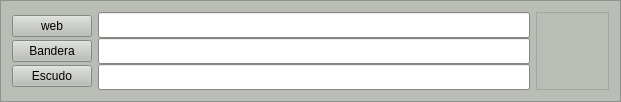
      <widget class="QFrame" name="frame_7">
       <property name="geometry">
        <rect>
         <x>620</x>
         <y>270</y>
         <width>621</width>
         <height>99</height>
        </rect>
       </property>
       <property name="palette">
        <palette>
         <active>
          <colorrole role="WindowText">
           <brush brushstyle="SolidPattern">
            <color alpha="255">
             <red>0</red>
             <green>0</green>
             <blue>0</blue>
            </color>
           </brush>
          </colorrole>
          <colorrole role="Button">
           <brush brushstyle="SolidPattern">
            <color alpha="255">
             <red>186</red>
             <green>189</green>
             <blue>182</blue>
            </color>
           </brush>
          </colorrole>
          <colorrole role="Light">
           <brush brushstyle="SolidPattern">
            <color alpha="255">
             <red>255</red>
             <green>255</green>
             <blue>255</blue>
            </color>
           </brush>
          </colorrole>
          <colorrole role="Midlight">
           <brush brushstyle="SolidPattern">
            <color alpha="255">
             <red>220</red>
             <green>222</green>
             <blue>218</blue>
            </color>
           </brush>
          </colorrole>
          <colorrole role="Dark">
           <brush brushstyle="SolidPattern">
            <color alpha="255">
             <red>93</red>
             <green>94</green>
             <blue>91</blue>
            </color>
           </brush>
          </colorrole>
          <colorrole role="Mid">
           <brush brushstyle="SolidPattern">
            <color alpha="255">
             <red>124</red>
             <green>126</green>
             <blue>121</blue>
            </color>
           </brush>
          </colorrole>
          <colorrole role="Text">
           <brush brushstyle="SolidPattern">
            <color alpha="255">
             <red>0</red>
             <green>0</green>
             <blue>0</blue>
            </color>
           </brush>
          </colorrole>
          <colorrole role="BrightText">
           <brush brushstyle="SolidPattern">
            <color alpha="255">
             <red>255</red>
             <green>255</green>
             <blue>255</blue>
            </color>
           </brush>
          </colorrole>
          <colorrole role="ButtonText">
           <brush brushstyle="SolidPattern">
            <color alpha="255">
             <red>0</red>
             <green>0</green>
             <blue>0</blue>
            </color>
           </brush>
          </colorrole>
          <colorrole role="Base">
           <brush brushstyle="SolidPattern">
            <color alpha="255">
             <red>255</red>
             <green>255</green>
             <blue>255</blue>
            </color>
           </brush>
          </colorrole>
          <colorrole role="Window">
           <brush brushstyle="SolidPattern">
            <color alpha="255">
             <red>186</red>
             <green>189</green>
             <blue>182</blue>
            </color>
           </brush>
          </colorrole>
          <colorrole role="Shadow">
           <brush brushstyle="SolidPattern">
            <color alpha="255">
             <red>0</red>
             <green>0</green>
             <blue>0</blue>
            </color>
           </brush>
          </colorrole>
          <colorrole role="AlternateBase">
           <brush brushstyle="SolidPattern">
            <color alpha="255">
             <red>220</red>
             <green>222</green>
             <blue>218</blue>
            </color>
           </brush>
          </colorrole>
          <colorrole role="ToolTipBase">
           <brush brushstyle="SolidPattern">
            <color alpha="255">
             <red>255</red>
             <green>255</green>
             <blue>220</blue>
            </color>
           </brush>
          </colorrole>
          <colorrole role="ToolTipText">
           <brush brushstyle="SolidPattern">
            <color alpha="255">
             <red>0</red>
             <green>0</green>
             <blue>0</blue>
            </color>
           </brush>
          </colorrole>
         </active>
         <inactive>
          <colorrole role="WindowText">
           <brush brushstyle="SolidPattern">
            <color alpha="255">
             <red>0</red>
             <green>0</green>
             <blue>0</blue>
            </color>
           </brush>
          </colorrole>
          <colorrole role="Button">
           <brush brushstyle="SolidPattern">
            <color alpha="255">
             <red>186</red>
             <green>189</green>
             <blue>182</blue>
            </color>
           </brush>
          </colorrole>
          <colorrole role="Light">
           <brush brushstyle="SolidPattern">
            <color alpha="255">
             <red>255</red>
             <green>255</green>
             <blue>255</blue>
            </color>
           </brush>
          </colorrole>
          <colorrole role="Midlight">
           <brush brushstyle="SolidPattern">
            <color alpha="255">
             <red>220</red>
             <green>222</green>
             <blue>218</blue>
            </color>
           </brush>
          </colorrole>
          <colorrole role="Dark">
           <brush brushstyle="SolidPattern">
            <color alpha="255">
             <red>93</red>
             <green>94</green>
             <blue>91</blue>
            </color>
           </brush>
          </colorrole>
          <colorrole role="Mid">
           <brush brushstyle="SolidPattern">
            <color alpha="255">
             <red>124</red>
             <green>126</green>
             <blue>121</blue>
            </color>
           </brush>
          </colorrole>
          <colorrole role="Text">
           <brush brushstyle="SolidPattern">
            <color alpha="255">
             <red>0</red>
             <green>0</green>
             <blue>0</blue>
            </color>
           </brush>
          </colorrole>
          <colorrole role="BrightText">
           <brush brushstyle="SolidPattern">
            <color alpha="255">
             <red>255</red>
             <green>255</green>
             <blue>255</blue>
            </color>
           </brush>
          </colorrole>
          <colorrole role="ButtonText">
           <brush brushstyle="SolidPattern">
            <color alpha="255">
             <red>0</red>
             <green>0</green>
             <blue>0</blue>
            </color>
           </brush>
          </colorrole>
          <colorrole role="Base">
           <brush brushstyle="SolidPattern">
            <color alpha="255">
             <red>255</red>
             <green>255</green>
             <blue>255</blue>
            </color>
           </brush>
          </colorrole>
          <colorrole role="Window">
           <brush brushstyle="SolidPattern">
            <color alpha="255">
             <red>186</red>
             <green>189</green>
             <blue>182</blue>
            </color>
           </brush>
          </colorrole>
          <colorrole role="Shadow">
           <brush brushstyle="SolidPattern">
            <color alpha="255">
             <red>0</red>
             <green>0</green>
             <blue>0</blue>
            </color>
           </brush>
          </colorrole>
          <colorrole role="AlternateBase">
           <brush brushstyle="SolidPattern">
            <color alpha="255">
             <red>220</red>
             <green>222</green>
             <blue>218</blue>
            </color>
           </brush>
          </colorrole>
          <colorrole role="ToolTipBase">
           <brush brushstyle="SolidPattern">
            <color alpha="255">
             <red>255</red>
             <green>255</green>
             <blue>220</blue>
            </color>
           </brush>
          </colorrole>
          <colorrole role="ToolTipText">
           <brush brushstyle="SolidPattern">
            <color alpha="255">
             <red>0</red>
             <green>0</green>
             <blue>0</blue>
            </color>
           </brush>
          </colorrole>
         </inactive>
         <disabled>
          <colorrole role="WindowText">
           <brush brushstyle="SolidPattern">
            <color alpha="255">
             <red>93</red>
             <green>94</green>
             <blue>91</blue>
            </color>
           </brush>
          </colorrole>
          <colorrole role="Button">
           <brush brushstyle="SolidPattern">
            <color alpha="255">
             <red>186</red>
             <green>189</green>
             <blue>182</blue>
            </color>
           </brush>
          </colorrole>
          <colorrole role="Light">
           <brush brushstyle="SolidPattern">
            <color alpha="255">
             <red>255</red>
             <green>255</green>
             <blue>255</blue>
            </color>
           </brush>
          </colorrole>
          <colorrole role="Midlight">
           <brush brushstyle="SolidPattern">
            <color alpha="255">
             <red>220</red>
             <green>222</green>
             <blue>218</blue>
            </color>
           </brush>
          </colorrole>
          <colorrole role="Dark">
           <brush brushstyle="SolidPattern">
            <color alpha="255">
             <red>93</red>
             <green>94</green>
             <blue>91</blue>
            </color>
           </brush>
          </colorrole>
          <colorrole role="Mid">
           <brush brushstyle="SolidPattern">
            <color alpha="255">
             <red>124</red>
             <green>126</green>
             <blue>121</blue>
            </color>
           </brush>
          </colorrole>
          <colorrole role="Text">
           <brush brushstyle="SolidPattern">
            <color alpha="255">
             <red>93</red>
             <green>94</green>
             <blue>91</blue>
            </color>
           </brush>
          </colorrole>
          <colorrole role="BrightText">
           <brush brushstyle="SolidPattern">
            <color alpha="255">
             <red>255</red>
             <green>255</green>
             <blue>255</blue>
            </color>
           </brush>
          </colorrole>
          <colorrole role="ButtonText">
           <brush brushstyle="SolidPattern">
            <color alpha="255">
             <red>93</red>
             <green>94</green>
             <blue>91</blue>
            </color>
           </brush>
          </colorrole>
          <colorrole role="Base">
           <brush brushstyle="SolidPattern">
            <color alpha="255">
             <red>186</red>
             <green>189</green>
             <blue>182</blue>
            </color>
           </brush>
          </colorrole>
          <colorrole role="Window">
           <brush brushstyle="SolidPattern">
            <color alpha="255">
             <red>186</red>
             <green>189</green>
             <blue>182</blue>
            </color>
           </brush>
          </colorrole>
          <colorrole role="Shadow">
           <brush brushstyle="SolidPattern">
            <color alpha="255">
             <red>0</red>
             <green>0</green>
             <blue>0</blue>
            </color>
           </brush>
          </colorrole>
          <colorrole role="AlternateBase">
           <brush brushstyle="SolidPattern">
            <color alpha="255">
             <red>186</red>
             <green>189</green>
             <blue>182</blue>
            </color>
           </brush>
          </colorrole>
          <colorrole role="ToolTipBase">
           <brush brushstyle="SolidPattern">
            <color alpha="255">
             <red>255</red>
             <green>255</green>
             <blue>220</blue>
            </color>
           </brush>
          </colorrole>
          <colorrole role="ToolTipText">
           <brush brushstyle="SolidPattern">
            <color alpha="255">
             <red>0</red>
             <green>0</green>
             <blue>0</blue>
            </color>
           </brush>
          </colorrole>
         </disabled>
        </palette>
       </property>
       <property name="frameShape">
        <enum>QFrame::StyledPanel</enum>
       </property>
       <property name="frameShadow">
        <enum>QFrame::Raised</enum>
       </property>
       <layout class="QGridLayout" name="gridLayout_4">
        <item row="0" column="0">
         <layout class="QGridLayout" name="gridLayout_5">
          <item row="0" column="0">
           <layout class="QVBoxLayout" name="verticalLayout_3">
            <property name="spacing">
             <number>0</number>
            </property>
            <item>
             <widget class="QPushButton" name="pB_web">
              <property name="text">
               <string>web</string>
              </property>
             </widget>
            </item>
            <item>
             <widget class="QPushButton" name="pB_bandera">
              <property name="text">
               <string>Bandera</string>
              </property>
             </widget>
            </item>
            <item>
             <widget class="QPushButton" name="pB_escudo">
              <property name="text">
               <string>Escudo</string>
              </property>
             </widget>
            </item>
           </layout>
          </item>
          <item row="0" column="1">
           <layout class="QVBoxLayout" name="verticalLayout_7">
            <property name="spacing">
             <number>0</number>
            </property>
            <item>
             <widget class="QLineEdit" name="lineEdit_web">
              <property name="enabled">
               <bool>true</bool>
              </property>
              <property name="font">
               <font>
                <pointsize>11</pointsize>
               </font>
              </property>
              <property name="inputMethodHints">
               <set>Qt::ImhUrlCharactersOnly</set>
              </property>
              <property name="readOnly">
               <bool>true</bool>
              </property>
             </widget>
            </item>
            <item>
             <widget class="QLineEdit" name="lineEdit_bandera">
              <property name="font">
               <font>
                <pointsize>11</pointsize>
               </font>
              </property>
              <property name="inputMethodHints">
               <set>Qt::ImhUrlCharactersOnly</set>
              </property>
              <property name="maxLength">
               <number>256</number>
              </property>
              <property name="readOnly">
               <bool>true</bool>
              </property>
             </widget>
            </item>
            <item>
             <widget class="QLineEdit" name="lineEdit_escudo">
              <property name="font">
               <font>
                <pointsize>11</pointsize>
               </font>
              </property>
              <property name="inputMethodHints">
               <set>Qt::ImhUrlCharactersOnly</set>
              </property>
              <property name="maxLength">
               <number>256</number>
              </property>
              <property name="readOnly">
               <bool>true</bool>
              </property>
             </widget>
            </item>
           </layout>
          </item>
         </layout>
        </item>
        <item row="0" column="1">
         <widget class="QFrame" name="frame_BanderaEscudos">
          <property name="palette">
           <palette>
            <active>
             <colorrole role="WindowText">
              <brush brushstyle="SolidPattern">
               <color alpha="255">
                <red>0</red>
                <green>0</green>
                <blue>0</blue>
               </color>
              </brush>
             </colorrole>
             <colorrole role="Button">
              <brush brushstyle="SolidPattern">
               <color alpha="255">
                <red>211</red>
                <green>215</green>
                <blue>207</blue>
               </color>
              </brush>
             </colorrole>
             <colorrole role="Light">
              <brush brushstyle="SolidPattern">
               <color alpha="255">
                <red>255</red>
                <green>255</green>
                <blue>255</blue>
               </color>
              </brush>
             </colorrole>
             <colorrole role="Midlight">
              <brush brushstyle="SolidPattern">
               <color alpha="255">
                <red>233</red>
                <green>235</green>
                <blue>231</blue>
               </color>
              </brush>
             </colorrole>
             <colorrole role="Dark">
              <brush brushstyle="SolidPattern">
               <color alpha="255">
                <red>105</red>
                <green>107</green>
                <blue>103</blue>
               </color>
              </brush>
             </colorrole>
             <colorrole role="Mid">
              <brush brushstyle="SolidPattern">
               <color alpha="255">
                <red>141</red>
                <green>143</green>
                <blue>138</blue>
               </color>
              </brush>
             </colorrole>
             <colorrole role="Text">
              <brush brushstyle="SolidPattern">
               <color alpha="255">
                <red>0</red>
                <green>0</green>
                <blue>0</blue>
               </color>
              </brush>
             </colorrole>
             <colorrole role="BrightText">
              <brush brushstyle="SolidPattern">
               <color alpha="255">
                <red>255</red>
                <green>255</green>
                <blue>255</blue>
               </color>
              </brush>
             </colorrole>
             <colorrole role="ButtonText">
              <brush brushstyle="SolidPattern">
               <color alpha="255">
                <red>0</red>
                <green>0</green>
                <blue>0</blue>
               </color>
              </brush>
             </colorrole>
             <colorrole role="Base">
              <brush brushstyle="SolidPattern">
               <color alpha="255">
                <red>255</red>
                <green>255</green>
                <blue>255</blue>
               </color>
              </brush>
             </colorrole>
             <colorrole role="Window">
              <brush brushstyle="SolidPattern">
               <color alpha="255">
                <red>211</red>
                <green>215</green>
                <blue>207</blue>
               </color>
              </brush>
             </colorrole>
             <colorrole role="Shadow">
              <brush brushstyle="SolidPattern">
               <color alpha="255">
                <red>0</red>
                <green>0</green>
                <blue>0</blue>
               </color>
              </brush>
             </colorrole>
             <colorrole role="AlternateBase">
              <brush brushstyle="SolidPattern">
               <color alpha="255">
                <red>233</red>
                <green>235</green>
                <blue>231</blue>
               </color>
              </brush>
             </colorrole>
             <colorrole role="ToolTipBase">
              <brush brushstyle="SolidPattern">
               <color alpha="255">
                <red>255</red>
                <green>255</green>
                <blue>220</blue>
               </color>
              </brush>
             </colorrole>
             <colorrole role="ToolTipText">
              <brush brushstyle="SolidPattern">
               <color alpha="255">
                <red>0</red>
                <green>0</green>
                <blue>0</blue>
               </color>
              </brush>
             </colorrole>
            </active>
            <inactive>
             <colorrole role="WindowText">
              <brush brushstyle="SolidPattern">
               <color alpha="255">
                <red>0</red>
                <green>0</green>
                <blue>0</blue>
               </color>
              </brush>
             </colorrole>
             <colorrole role="Button">
              <brush brushstyle="SolidPattern">
               <color alpha="255">
                <red>211</red>
                <green>215</green>
                <blue>207</blue>
               </color>
              </brush>
             </colorrole>
             <colorrole role="Light">
              <brush brushstyle="SolidPattern">
               <color alpha="255">
                <red>255</red>
                <green>255</green>
                <blue>255</blue>
               </color>
              </brush>
             </colorrole>
             <colorrole role="Midlight">
              <brush brushstyle="SolidPattern">
               <color alpha="255">
                <red>233</red>
                <green>235</green>
                <blue>231</blue>
               </color>
              </brush>
             </colorrole>
             <colorrole role="Dark">
              <brush brushstyle="SolidPattern">
               <color alpha="255">
                <red>105</red>
                <green>107</green>
                <blue>103</blue>
               </color>
              </brush>
             </colorrole>
             <colorrole role="Mid">
              <brush brushstyle="SolidPattern">
               <color alpha="255">
                <red>141</red>
                <green>143</green>
                <blue>138</blue>
               </color>
              </brush>
             </colorrole>
             <colorrole role="Text">
              <brush brushstyle="SolidPattern">
               <color alpha="255">
                <red>0</red>
                <green>0</green>
                <blue>0</blue>
               </color>
              </brush>
             </colorrole>
             <colorrole role="BrightText">
              <brush brushstyle="SolidPattern">
               <color alpha="255">
                <red>255</red>
                <green>255</green>
                <blue>255</blue>
               </color>
              </brush>
             </colorrole>
             <colorrole role="ButtonText">
              <brush brushstyle="SolidPattern">
               <color alpha="255">
                <red>0</red>
                <green>0</green>
                <blue>0</blue>
               </color>
              </brush>
             </colorrole>
             <colorrole role="Base">
              <brush brushstyle="SolidPattern">
               <color alpha="255">
                <red>255</red>
                <green>255</green>
                <blue>255</blue>
               </color>
              </brush>
             </colorrole>
             <colorrole role="Window">
              <brush brushstyle="SolidPattern">
               <color alpha="255">
                <red>211</red>
                <green>215</green>
                <blue>207</blue>
               </color>
              </brush>
             </colorrole>
             <colorrole role="Shadow">
              <brush brushstyle="SolidPattern">
               <color alpha="255">
                <red>0</red>
                <green>0</green>
                <blue>0</blue>
               </color>
              </brush>
             </colorrole>
             <colorrole role="AlternateBase">
              <brush brushstyle="SolidPattern">
               <color alpha="255">
                <red>233</red>
                <green>235</green>
                <blue>231</blue>
               </color>
              </brush>
             </colorrole>
             <colorrole role="ToolTipBase">
              <brush brushstyle="SolidPattern">
               <color alpha="255">
                <red>255</red>
                <green>255</green>
                <blue>220</blue>
               </color>
              </brush>
             </colorrole>
             <colorrole role="ToolTipText">
              <brush brushstyle="SolidPattern">
               <color alpha="255">
                <red>0</red>
                <green>0</green>
                <blue>0</blue>
               </color>
              </brush>
             </colorrole>
            </inactive>
            <disabled>
             <colorrole role="WindowText">
              <brush brushstyle="SolidPattern">
               <color alpha="255">
                <red>105</red>
                <green>107</green>
                <blue>103</blue>
               </color>
              </brush>
             </colorrole>
             <colorrole role="Button">
              <brush brushstyle="SolidPattern">
               <color alpha="255">
                <red>211</red>
                <green>215</green>
                <blue>207</blue>
               </color>
              </brush>
             </colorrole>
             <colorrole role="Light">
              <brush brushstyle="SolidPattern">
               <color alpha="255">
                <red>255</red>
                <green>255</green>
                <blue>255</blue>
               </color>
              </brush>
             </colorrole>
             <colorrole role="Midlight">
              <brush brushstyle="SolidPattern">
               <color alpha="255">
                <red>233</red>
                <green>235</green>
                <blue>231</blue>
               </color>
              </brush>
             </colorrole>
             <colorrole role="Dark">
              <brush brushstyle="SolidPattern">
               <color alpha="255">
                <red>105</red>
                <green>107</green>
                <blue>103</blue>
               </color>
              </brush>
             </colorrole>
             <colorrole role="Mid">
              <brush brushstyle="SolidPattern">
               <color alpha="255">
                <red>141</red>
                <green>143</green>
                <blue>138</blue>
               </color>
              </brush>
             </colorrole>
             <colorrole role="Text">
              <brush brushstyle="SolidPattern">
               <color alpha="255">
                <red>105</red>
                <green>107</green>
                <blue>103</blue>
               </color>
              </brush>
             </colorrole>
             <colorrole role="BrightText">
              <brush brushstyle="SolidPattern">
               <color alpha="255">
                <red>255</red>
                <green>255</green>
                <blue>255</blue>
               </color>
              </brush>
             </colorrole>
             <colorrole role="ButtonText">
              <brush brushstyle="SolidPattern">
               <color alpha="255">
                <red>105</red>
                <green>107</green>
                <blue>103</blue>
               </color>
              </brush>
             </colorrole>
             <colorrole role="Base">
              <brush brushstyle="SolidPattern">
               <color alpha="255">
                <red>211</red>
                <green>215</green>
                <blue>207</blue>
               </color>
              </brush>
             </colorrole>
             <colorrole role="Window">
              <brush brushstyle="SolidPattern">
               <color alpha="255">
                <red>211</red>
                <green>215</green>
                <blue>207</blue>
               </color>
              </brush>
             </colorrole>
             <colorrole role="Shadow">
              <brush brushstyle="SolidPattern">
               <color alpha="255">
                <red>0</red>
                <green>0</green>
                <blue>0</blue>
               </color>
              </brush>
             </colorrole>
             <colorrole role="AlternateBase">
              <brush brushstyle="SolidPattern">
               <color alpha="255">
                <red>211</red>
                <green>215</green>
                <blue>207</blue>
               </color>
              </brush>
             </colorrole>
             <colorrole role="ToolTipBase">
              <brush brushstyle="SolidPattern">
               <color alpha="255">
                <red>255</red>
                <green>255</green>
                <blue>220</blue>
               </color>
              </brush>
             </colorrole>
             <colorrole role="ToolTipText">
              <brush brushstyle="SolidPattern">
               <color alpha="255">
                <red>0</red>
                <green>0</green>
                <blue>0</blue>
               </color>
              </brush>
             </colorrole>
            </disabled>
           </palette>
          </property>
          <property name="frameShape">
           <enum>QFrame::StyledPanel</enum>
          </property>
          <property name="frameShadow">
           <enum>QFrame::Sunken</enum>
          </property>
          <layout class="QGridLayout" name="gridLayout_6">
           <item row="0" column="0">
            <widget class="QPushButton" name="pB_escudo_2">
             <property name="text">
              <string/>
             </property>
             <property name="flat">
              <bool>true</bool>
             </property>
            </widget>
           </item>
           <item row="0" column="1">
            <widget class="QLabel" name="label_bandera">
             <property name="text">
              <string/>
             </property>
             <property name="scaledContents">
              <bool>true</bool>
             </property>
             <property name="alignment">
              <set>Qt::AlignCenter</set>
             </property>
            </widget>
           </item>
          </layout>
          <widget class="QLabel" name="label_escudo">
           <property name="geometry">
            <rect>
             <x>0</x>
             <y>0</y>
             <width>80</width>
             <height>110</height>
            </rect>
           </property>
           <property name="text">
            <string/>
           </property>
           <property name="scaledContents">
            <bool>true</bool>
           </property>
           <property name="alignment">
            <set>Qt::AlignCenter</set>
           </property>
          </widget>
          <widget class="QPushButton" name="pB_bandera_2">
           <property name="geometry">
            <rect>
             <x>80</x>
             <y>0</y>
             <width>121</width>
             <height>111</height>
            </rect>
           </property>
           <property name="text">
            <string/>
           </property>
           <property name="flat">
            <bool>true</bool>
           </property>
          </widget>
         </widget>
        </item>
       </layout>
      </widget>
